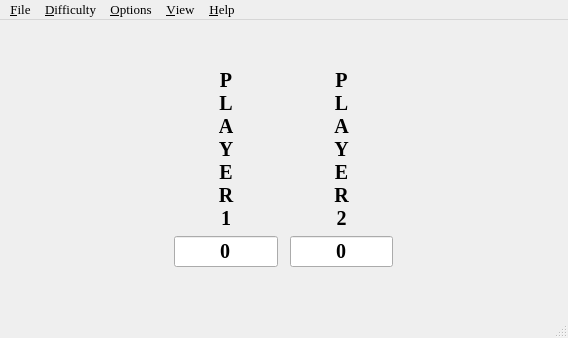
<ui version="4.0" >
 <class>maxit_window</class>
 <widget class="QMainWindow" name="maxit_window" >
  <property name="geometry" >
   <rect>
    <x>0</x>
    <y>0</y>
    <width>568</width>
    <height>338</height>
   </rect>
  </property>
  <property name="font" >
   <font>
    <family>Times</family>
    <pointsize>10</pointsize>
   </font>
  </property>
  <property name="windowTitle" >
   <string>Maxit</string>
  </property>
  <widget class="QWidget" name="centralwidget" >
   <layout class="QVBoxLayout" >
    <item>
     <spacer>
      <property name="orientation" >
       <enum>Qt::Vertical</enum>
      </property>
      <property name="sizeHint" stdset="0" >
       <size>
        <width>544</width>
        <height>136</height>
       </size>
      </property>
     </spacer>
    </item>
    <item>
     <layout class="QHBoxLayout" >
      <item>
       <spacer>
        <property name="orientation" >
         <enum>Qt::Horizontal</enum>
        </property>
        <property name="sizeHint" stdset="0" >
         <size>
          <width>238</width>
          <height>135</height>
         </size>
        </property>
       </spacer>
      </item>
      <item>
       <layout class="QVBoxLayout" >
        <item>
         <spacer>
          <property name="orientation" >
           <enum>Qt::Vertical</enum>
          </property>
          <property name="sizeHint" stdset="0" >
           <size>
            <width>63</width>
            <height>16</height>
           </size>
          </property>
         </spacer>
        </item>
        <item>
         <layout class="QVBoxLayout" >
          <item>
           <widget class="QLabel" name="label_3" >
            <property name="font" >
             <font>
              <pointsize>15</pointsize>
              <weight>75</weight>
              <bold>true</bold>
             </font>
            </property>
            <property name="text" >
             <string>P
L
A
Y
E
R
1</string>
            </property>
            <property name="alignment" >
             <set>Qt::AlignCenter</set>
            </property>
           </widget>
          </item>
          <item>
           <widget class="QLineEdit" name="playerscore" >
            <property name="font" >
             <font>
              <pointsize>15</pointsize>
              <weight>75</weight>
              <bold>true</bold>
             </font>
            </property>
            <property name="text" >
             <string>0</string>
            </property>
            <property name="maxLength" >
             <number>4</number>
            </property>
            <property name="alignment" >
             <set>Qt::AlignCenter</set>
            </property>
            <property name="readOnly" >
             <bool>true</bool>
            </property>
           </widget>
          </item>
         </layout>
        </item>
        <item>
         <spacer>
          <property name="orientation" >
           <enum>Qt::Vertical</enum>
          </property>
          <property name="sizeHint" stdset="0" >
           <size>
            <width>63</width>
            <height>16</height>
           </size>
          </property>
         </spacer>
        </item>
       </layout>
      </item>
      <item>
       <widget class="QFrame" name="boardframe" >
        <property name="font" >
         <font>
          <family>Times</family>
          <pointsize>10</pointsize>
         </font>
        </property>
       </widget>
      </item>
      <item>
       <layout class="QVBoxLayout" >
        <item>
         <spacer>
          <property name="orientation" >
           <enum>Qt::Vertical</enum>
          </property>
          <property name="sizeHint" stdset="0" >
           <size>
            <width>67</width>
            <height>16</height>
           </size>
          </property>
         </spacer>
        </item>
        <item>
         <layout class="QVBoxLayout" >
          <item>
           <widget class="QLabel" name="label_2" >
            <property name="font" >
             <font>
              <pointsize>15</pointsize>
              <weight>75</weight>
              <bold>true</bold>
             </font>
            </property>
            <property name="text" >
             <string>P
L
A
Y
E
R
2</string>
            </property>
            <property name="alignment" >
             <set>Qt::AlignCenter</set>
            </property>
           </widget>
          </item>
          <item>
           <widget class="QLineEdit" name="opponentscore" >
            <property name="font" >
             <font>
              <pointsize>15</pointsize>
              <weight>75</weight>
              <bold>true</bold>
             </font>
            </property>
            <property name="text" >
             <string>0</string>
            </property>
            <property name="maxLength" >
             <number>3</number>
            </property>
            <property name="alignment" >
             <set>Qt::AlignCenter</set>
            </property>
            <property name="readOnly" >
             <bool>true</bool>
            </property>
           </widget>
          </item>
         </layout>
        </item>
        <item>
         <spacer>
          <property name="orientation" >
           <enum>Qt::Vertical</enum>
          </property>
          <property name="sizeHint" stdset="0" >
           <size>
            <width>67</width>
            <height>16</height>
           </size>
          </property>
         </spacer>
        </item>
       </layout>
      </item>
      <item>
       <spacer>
        <property name="orientation" >
         <enum>Qt::Horizontal</enum>
        </property>
        <property name="sizeHint" stdset="0" >
         <size>
          <width>238</width>
          <height>135</height>
         </size>
        </property>
       </spacer>
      </item>
     </layout>
    </item>
    <item>
     <spacer>
      <property name="orientation" >
       <enum>Qt::Vertical</enum>
      </property>
      <property name="sizeHint" stdset="0" >
       <size>
        <width>544</width>
        <height>135</height>
       </size>
      </property>
     </spacer>
    </item>
   </layout>
  </widget>
  <widget class="QMenuBar" name="menubar" >
   <property name="geometry" >
    <rect>
     <x>0</x>
     <y>0</y>
     <width>568</width>
     <height>28</height>
    </rect>
   </property>
   <widget class="QMenu" name="menu_File" >
    <property name="title" >
     <string>&amp;File</string>
    </property>
    <addaction name="action_New_Game" />
    <addaction name="separator" />
    <addaction name="action_Exit" />
   </widget>
   <widget class="QMenu" name="menu_Help" >
    <property name="title" >
     <string>&amp;Help</string>
    </property>
    <addaction name="action_About" />
    <addaction name="separator" />
    <addaction name="action_Instructions" />
   </widget>
   <widget class="QMenu" name="menu_View" >
    <property name="font" >
     <font>
      <family>Times</family>
      <pointsize>10</pointsize>
     </font>
    </property>
    <property name="title" >
     <string>&amp;View</string>
    </property>
   </widget>
   <widget class="QMenu" name="menu_Options" >
    <property name="font" >
     <font>
      <family>Times</family>
      <pointsize>10</pointsize>
     </font>
    </property>
    <property name="title" >
     <string>&amp;Options</string>
    </property>
    <addaction name="action_Animate_Pieces" />
    <addaction name="separator" />
    <addaction name="action_Select_Theme" />
   </widget>
   <widget class="QMenu" name="menu_Difficulty" >
    <property name="font" >
     <font>
      <family>Times</family>
      <pointsize>10</pointsize>
     </font>
    </property>
    <property name="title" >
     <string>&amp;Difficulty</string>
    </property>
   </widget>
   <addaction name="menu_File" />
   <addaction name="menu_Difficulty" />
   <addaction name="menu_Options" />
   <addaction name="menu_View" />
   <addaction name="menu_Help" />
  </widget>
  <widget class="QStatusBar" name="statusbar" />
  <action name="action_New_Game" >
   <property name="text" >
    <string>&amp;New Game</string>
   </property>
   <property name="font" >
    <font>
     <family>Times</family>
     <pointsize>10</pointsize>
    </font>
   </property>
   <property name="shortcut" >
    <string>Ctrl+N</string>
   </property>
  </action>
  <action name="action_Exit" >
   <property name="text" >
    <string>&amp;Exit</string>
   </property>
   <property name="font" >
    <font>
     <family>Times</family>
     <pointsize>10</pointsize>
    </font>
   </property>
   <property name="shortcut" >
    <string>Ctrl+E</string>
   </property>
  </action>
  <action name="action_About" >
   <property name="text" >
    <string>&amp;About</string>
   </property>
   <property name="font" >
    <font>
     <family>Times</family>
     <pointsize>10</pointsize>
    </font>
   </property>
  </action>
  <action name="action_Instructions" >
   <property name="text" >
    <string>&amp;Instructions</string>
   </property>
   <property name="font" >
    <font>
     <family>Times</family>
     <pointsize>10</pointsize>
    </font>
   </property>
  </action>
  <action name="action_Animate_Pieces" >
   <property name="checkable" >
    <bool>true</bool>
   </property>
   <property name="checked" >
    <bool>true</bool>
   </property>
   <property name="text" >
    <string>&amp;Animate Pieces</string>
   </property>
   <property name="font" >
    <font>
     <family>Times</family>
     <pointsize>10</pointsize>
    </font>
   </property>
  </action>
  <action name="action_Select_Theme" >
   <property name="text" >
    <string>&amp;Select Theme</string>
   </property>
   <property name="font" >
    <font>
     <family>Times</family>
     <pointsize>10</pointsize>
    </font>
   </property>
  </action>
 </widget>
 <resources/>
 <connections/>
</ui>
